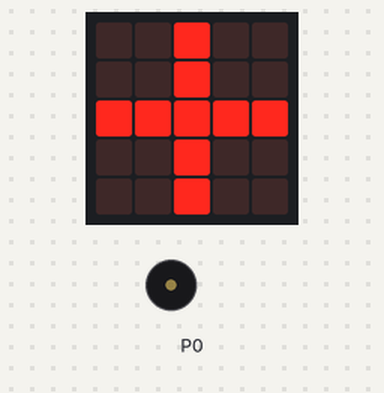
This program was run on a simulated BBC micro:bit (MakeCode). Shown: the board's 5×5 LED display, buzzer (waves = sounding).

Above: at 4.24 s.
Timing chart, 0 to 5.9 s (numbered marks = the images above):
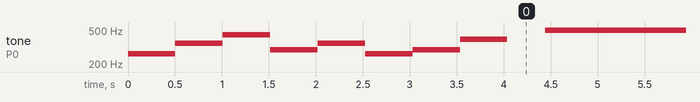

The program:

main.ts
```typescript
radio.setGroup(1)
music.play(music.stringPlayable("C F A D F C D G ", 120), music.PlaybackMode.UntilDone)
basic.forever(function () {
    basic.showLeds(`
        . . # . .
        . . # . .
        # # # # #
        . . # . .
        . . # . .
        `)
    music.play(music.tonePlayable(494, music.beat(BeatFraction.Double)), music.PlaybackMode.LoopingInBackground)
})
```

test.ts
```typescript
// aquí va el archivo "tests"; esto no se compilará cuando este paquete se utilice como una extensión.
```

Measured:
- by itself, tone on P0: plays 262 Hz for 0.51 s, 349 Hz for 0.51 s, 440 Hz for 0.51 s, 294 Hz for 0.51 s, 349 Hz for 0.51 s, 262 Hz for 0.51 s … (9 notes in this stretch)
